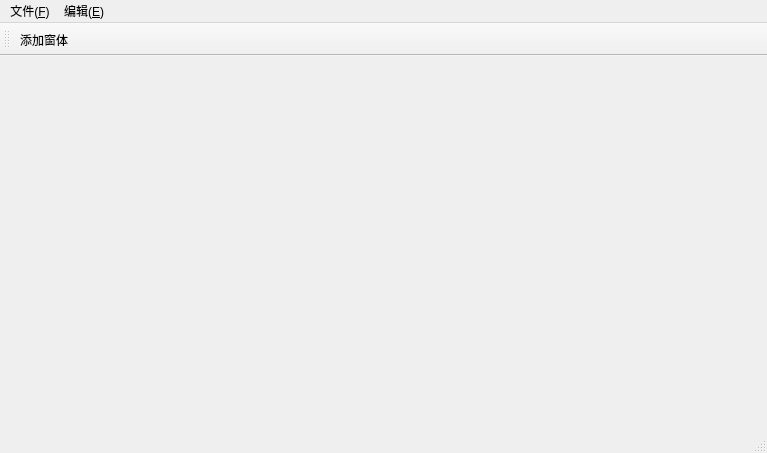
<?xml version="1.0" encoding="UTF-8"?>
<ui version="4.0">
 <class>MainWindow</class>
 <widget class="QMainWindow" name="MainWindow">
  <property name="geometry">
   <rect>
    <x>0</x>
    <y>0</y>
    <width>767</width>
    <height>453</height>
   </rect>
  </property>
  <property name="windowTitle">
   <string>MainWindow</string>
  </property>
  <widget class="QWidget" name="centralwidget">
   <widget class="QWidget" name="gridLayoutWidget">
    <property name="geometry">
     <rect>
      <x>10</x>
      <y>10</y>
      <width>741</width>
      <height>351</height>
     </rect>
    </property>
    <layout class="QGridLayout" name="MaingridLayout"/>
   </widget>
  </widget>
  <widget class="QMenuBar" name="menubar">
   <property name="geometry">
    <rect>
     <x>0</x>
     <y>0</y>
     <width>767</width>
     <height>26</height>
    </rect>
   </property>
   <widget class="QMenu" name="menu_F">
    <property name="title">
     <string>文件(&amp;F)</string>
    </property>
    <addaction name="actionopen"/>
    <addaction name="actionnew"/>
    <addaction name="actionclose"/>
   </widget>
   <widget class="QMenu" name="menu_E">
    <property name="title">
     <string>编辑(&amp;E)</string>
    </property>
   </widget>
   <addaction name="menu_F"/>
   <addaction name="menu_E"/>
  </widget>
  <widget class="QToolBar" name="toolBar">
   <property name="windowTitle">
    <string>toolBar</string>
   </property>
   <attribute name="toolBarArea">
    <enum>TopToolBarArea</enum>
   </attribute>
   <attribute name="toolBarBreak">
    <bool>false</bool>
   </attribute>
   <addaction name="addWinAction"/>
  </widget>
  <widget class="QStatusBar" name="statusBar"/>
  <action name="actionopen">
   <property name="text">
    <string>open</string>
   </property>
   <property name="shortcut">
    <string>Alt+O</string>
   </property>
  </action>
  <action name="actionnew">
   <property name="text">
    <string>new</string>
   </property>
   <property name="shortcut">
    <string>Alt+N</string>
   </property>
  </action>
  <action name="actionclose">
   <property name="text">
    <string>close</string>
   </property>
   <property name="shortcut">
    <string>Alt+C</string>
   </property>
  </action>
  <action name="addWinAction">
   <property name="text">
    <string>添加窗体</string>
   </property>
   <property name="toolTip">
    <string>添加窗体</string>
   </property>
  </action>
 </widget>
 <resources/>
 <connections/>
</ui>
